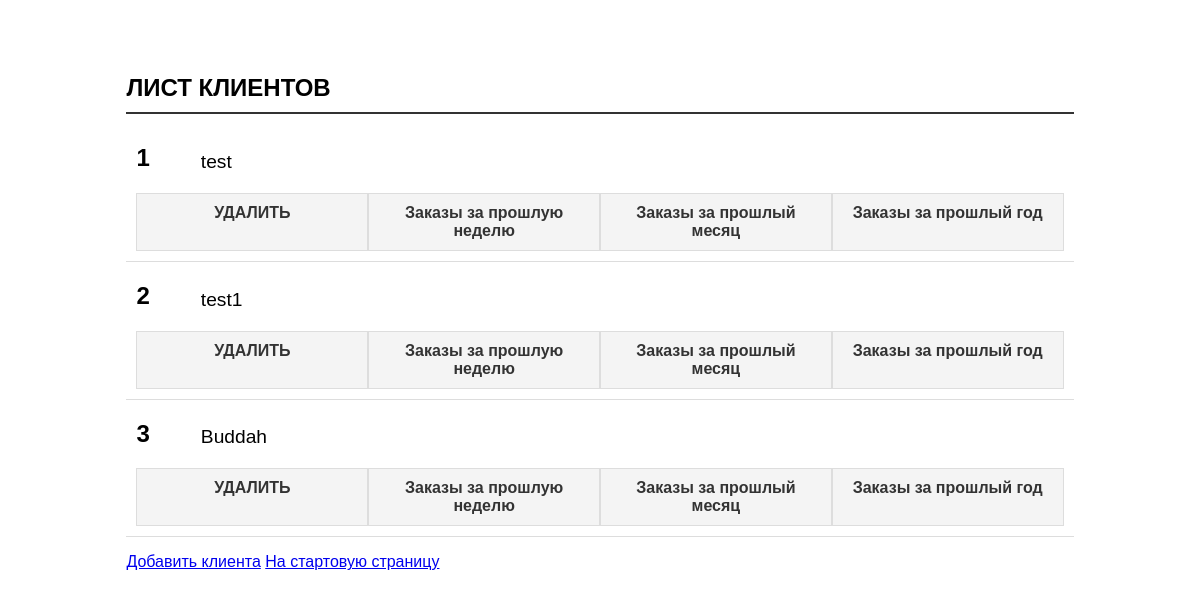
The page /myapp/customers/ on the database its author committed.
### myapp/models.py (models this page shows, shortened)
class Customer(models.Model):
    name = models.CharField(max_length=100)
    email = models.EmailField()
    phone = models.CharField(max_length=20)
    address = models.TextField()
    registration_date = models.DateTimeField(auto_now_add=True)

### myapp/views.py (the view)
# urls.py: path('customers/', views.customer_list, name='customer_list'),
def customer_list(request):
    customers = Customer.objects.all()
    return render(request, 'myapp/customer_list.html', {'customers': customers})

### myapp/templates/myapp/customer_list.html (shortened to what this page needs)
<!DOCTYPE html>
<html>
<head>
    {% load static %}
    <link rel="stylesheet" href="{% static 'myapp/styles.css' %}">
</head>
<body>
    <div class="container">
        <h1 class="header">ЛИСТ КЛИЕНТОВ</h1>
        <ul>
            {% for customer in customers %}
                <li>
                    <span class="item-number">{{ forloop.counter|add:"00" }}</span>
                    <span class="item-title">{{ customer.name }}</span>
                    <div class="nav-links">
                        <a href="{% url 'delete_customer' customer.id %}">УДАЛИТЬ</a>
                        <a href="{% url 'customer_orders' customer.id 'week' %}">Заказы за прошлую неделю</a>
                        <a href="{% url 'customer_orders' customer.id 'month' %}">Заказы за прошлый месяц</a>
                        <a href="{% url 'customer_orders' customer.id 'year' %}">Заказы за прошлый год</a>
                    </div>
                </li>
            {% endfor %}
        </ul>
        <a href="{% url 'add_customer' %}">Добавить клиента</a>
        <a href="{% url 'home' %}">На стартовую страницу</a>
    </div>
</body>
</html>

### myapp/static/myapp/styles.css (style rules this page uses)
body { font-family: Arial, sans-serif; }
.container { width: 80%; margin: 0 auto; padding-top: 50px; }
h1 { font-size: 2em; margin-bottom: 20px; }
ul { list-style-type: none; padding: 0; }
li { margin-bottom: 10px; padding: 10px; border-bottom: 1px solid #ddd; }
li a { text-decoration: none; color: #333; font-weight: bold; }
.nav-links { display: flex; justify-content: space-between; margin-top: 20px; }
.nav-links a { display: block; width: 45%; text-align: center; padding: 10px; background-color: #f4f4f4; border: 1px solid #ddd; text-decoration: none; color: #333; font-weight: bold; }
.header { font-size: 1.5em; margin-bottom: 20px; border-bottom: 2px solid #333; padding-bottom: 10px; }
.item-number { display: inline-block; width: 50px; font-size: 1.5em; font-weight: bold; }
.item-title { display: inline-block; margin-left: 10px; vertical-align: middle; font-size: 1.2em; }

### rows shown on the page
Customer: name "test"
Customer: name "test1"
Customer: name "Buddah"
